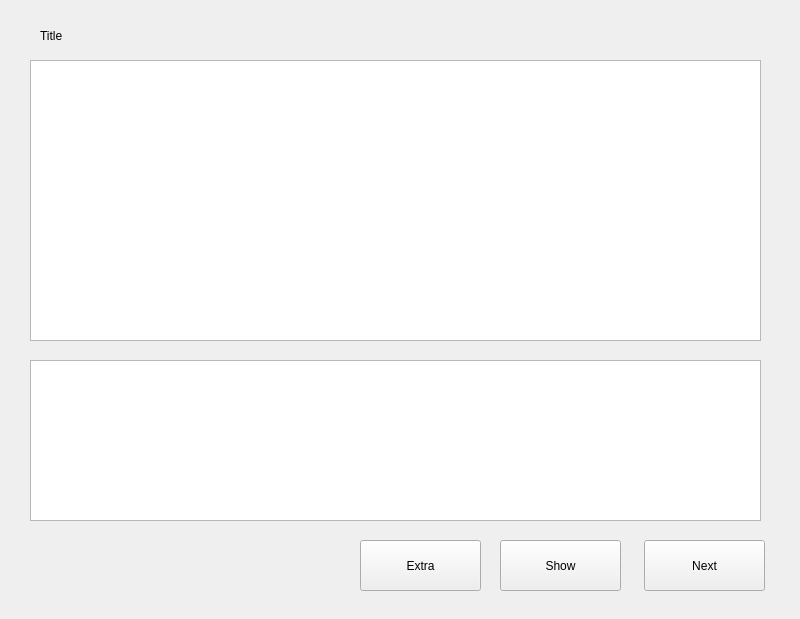
<?xml version="1.0" encoding="UTF-8"?>
<ui version="4.0">
 <class>simpleReview</class>
 <widget class="QMainWindow" name="simpleReview">
  <property name="geometry">
   <rect>
    <x>0</x>
    <y>0</y>
    <width>800</width>
    <height>619</height>
   </rect>
  </property>
  <property name="windowTitle">
   <string>MainWindow</string>
  </property>
  <widget class="QWidget" name="centralwidget">
   <widget class="QTextBrowser" name="Txt_prob">
    <property name="geometry">
     <rect>
      <x>30</x>
      <y>60</y>
      <width>731</width>
      <height>281</height>
     </rect>
    </property>
   </widget>
   <widget class="QLabel" name="Txt_title">
    <property name="geometry">
     <rect>
      <x>40</x>
      <y>30</y>
      <width>54</width>
      <height>12</height>
     </rect>
    </property>
    <property name="text">
     <string>Title</string>
    </property>
   </widget>
   <widget class="QTextBrowser" name="Txt_ans">
    <property name="geometry">
     <rect>
      <x>30</x>
      <y>360</y>
      <width>731</width>
      <height>161</height>
     </rect>
    </property>
   </widget>
   <widget class="QPushButton" name="But_finish">
    <property name="geometry">
     <rect>
      <x>644</x>
      <y>540</y>
      <width>121</width>
      <height>51</height>
     </rect>
    </property>
    <property name="text">
     <string>Next</string>
    </property>
   </widget>
   <widget class="QPushButton" name="But_show">
    <property name="geometry">
     <rect>
      <x>500</x>
      <y>540</y>
      <width>121</width>
      <height>51</height>
     </rect>
    </property>
    <property name="text">
     <string>Show</string>
    </property>
   </widget>
   <widget class="QPushButton" name="But_extra">
    <property name="geometry">
     <rect>
      <x>360</x>
      <y>540</y>
      <width>121</width>
      <height>51</height>
     </rect>
    </property>
    <property name="text">
     <string>Extra</string>
    </property>
   </widget>
  </widget>
 </widget>
 <resources/>
 <connections/>
</ui>
